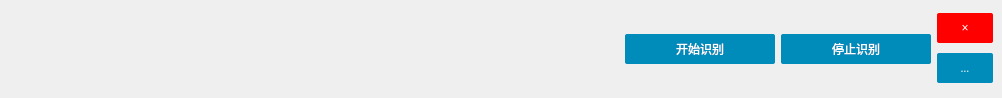
<?xml version="1.0" encoding="UTF-8"?>
<ui version="4.0">
 <class>MainWindow</class>
 <widget class="QMainWindow" name="MainWindow">
  <property name="geometry">
   <rect>
    <x>0</x>
    <y>0</y>
    <width>1002</width>
    <height>98</height>
   </rect>
  </property>
  <property name="mouseTracking">
   <bool>false</bool>
  </property>
  <property name="windowTitle">
   <string>MainWindow</string>
  </property>
  <property name="styleSheet">
   <string notr="true">QMainWindow{
	border-radius:20px;
}

QLabel{
	font-family: &quot;Microsoft YaHei&quot;;
	font:14px;
	text-align:center;
}

QCheckBox{
	font-family: &quot;Microsoft YaHei&quot;;
	font:14px;
	text-align:center;
}

QPushButton{
	border: none;
	display: inline-block;
	outline: 0;
	padding: 8px 18px;
	vertical-align: middle;
	overflow: hidden;
	text-decoration: none;
	color: #fff;
	background-color: #008CBA;
	text-align: center;
	transition: .2s ease-out;
	cursor: pointer;
	white-space: nowrap;
	box-shadow: 0px 2px 6px rgba(0,0,0,0.12), 0px 1px 2px rgba(0,0,0,0.24);
	font-family: '微软雅黑';
	border-radius: 2px;
}

QPushButton:hover{
	border: none;
	display: inline-block;
	outline: 0;
	padding: 8px 18px;
	vertical-align: middle;
	overflow: hidden;
	text-decoration: none;
	color: #fff;
	background-color: #0080B0;
	text-align: center;
	transition: .2s ease-out;
	cursor: pointer;
	white-space: nowrap;
	box-shadow: 0px 2px 6px rgba(0,0,0,0.12), 0px 1px 2px rgba(0,0,0,0.24);
	font-family: '微软雅黑';
	border-radius: 2px;
}

QPushButton:press{
	border: none;
	display: inline-block;
	outline: 0;
	padding: 8px 18px;
	vertical-align: middle;
	overflow: hidden;
	text-decoration: none;
	color: #fff;
	background-color: #0060A0;
	text-align: center;
	transition: .2s ease-out;
	cursor: pointer;
	white-space: nowrap;
	box-shadow: 0px 2px 6px rgba(0,0,0,0.12), 0px 1px 2px rgba(0,0,0,0.24);
	font-family: '微软雅黑';
	border-radius: 2px;
}

QToolButton{
	border: none;
	display: inline-block;
	outline: 0;
	padding: 8px 18px;
	vertical-align: middle;
	overflow: hidden;
	text-decoration: none;
	color: #fff;
	background-color: #008CBA;
	text-align: center;
	transition: .2s ease-out;
	cursor: pointer;
	white-space: nowrap;
	box-shadow: 0px 2px 6px rgba(0,0,0,0.12), 0px 1px 2px rgba(0,0,0,0.24);
	font-family: '微软雅黑';
	border-radius: 2px;
}

QToolButton:hover{
	border: none;
	display: inline-block;
	outline: 0;
	padding: 8px 18px;
	vertical-align: middle;
	overflow: hidden;
	text-decoration: none;
	color: #fff;
	background-color: #0080B0;
	text-align: center;
	transition: .2s ease-out;
	cursor: pointer;
	white-space: nowrap;
	box-shadow: 0px 2px 6px rgba(0,0,0,0.12), 0px 1px 2px rgba(0,0,0,0.24);
	font-family: '微软雅黑';
	border-radius: 2px;
}

QToolButton:press{
	border: none;
	display: inline-block;
	outline: 0;
	padding: 8px 18px;
	vertical-align: middle;
	overflow: hidden;
	text-decoration: none;
	color: #fff;
	background-color: #0060A0;
	text-align: center;
	transition: .2s ease-out;
	cursor: pointer;
	white-space: nowrap;
	box-shadow: 0px 2px 6px rgba(0,0,0,0.12), 0px 1px 2px rgba(0,0,0,0.24);
	font-family: '微软雅黑';
	border-radius: 2px;
}</string>
  </property>
  <property name="dockOptions">
   <set>QMainWindow::AllowTabbedDocks|QMainWindow::AnimatedDocks|QMainWindow::VerticalTabs</set>
  </property>
  <property name="unifiedTitleAndToolBarOnMac">
   <bool>false</bool>
  </property>
  <widget class="QWidget" name="centralwidget">
   <property name="styleSheet">
    <string notr="true"/>
   </property>
   <layout class="QHBoxLayout" name="horizontalLayout">
    <item>
     <spacer name="horizontalSpacer">
      <property name="orientation">
       <enum>Qt::Horizontal</enum>
      </property>
      <property name="sizeHint" stdset="0">
       <size>
        <width>33</width>
        <height>20</height>
       </size>
      </property>
     </spacer>
    </item>
    <item>
     <widget class="QLabel" name="label">
      <property name="minimumSize">
       <size>
        <width>600</width>
        <height>0</height>
       </size>
      </property>
      <property name="font">
       <font>
        <family>Microsoft YaHei</family>
        <pointsize>-1</pointsize>
        <weight>50</weight>
        <italic>false</italic>
        <bold>false</bold>
       </font>
      </property>
      <property name="styleSheet">
       <string notr="true">QLabel{
	font: 20px;
	color:white;
}</string>
      </property>
      <property name="text">
       <string/>
      </property>
      <property name="textFormat">
       <enum>Qt::RichText</enum>
      </property>
      <property name="alignment">
       <set>Qt::AlignCenter</set>
      </property>
     </widget>
    </item>
    <item>
     <layout class="QHBoxLayout" name="horizontalLayout_2">
      <item>
       <widget class="QPushButton" name="pushButton">
        <property name="minimumSize">
         <size>
          <width>150</width>
          <height>30</height>
         </size>
        </property>
        <property name="maximumSize">
         <size>
          <width>150</width>
          <height>30</height>
         </size>
        </property>
        <property name="sizeIncrement">
         <size>
          <width>150</width>
          <height>50</height>
         </size>
        </property>
        <property name="styleSheet">
         <string notr="true"/>
        </property>
        <property name="text">
         <string>开始识别</string>
        </property>
       </widget>
      </item>
      <item>
       <widget class="QPushButton" name="stopRecBtn">
        <property name="minimumSize">
         <size>
          <width>150</width>
          <height>30</height>
         </size>
        </property>
        <property name="maximumSize">
         <size>
          <width>150</width>
          <height>30</height>
         </size>
        </property>
        <property name="styleSheet">
         <string notr="true"/>
        </property>
        <property name="text">
         <string>停止识别</string>
        </property>
       </widget>
      </item>
      <item>
       <layout class="QVBoxLayout" name="verticalLayout">
        <item>
         <widget class="QPushButton" name="del">
          <property name="minimumSize">
           <size>
            <width>56</width>
            <height>30</height>
           </size>
          </property>
          <property name="maximumSize">
           <size>
            <width>56</width>
            <height>30</height>
           </size>
          </property>
          <property name="sizeIncrement">
           <size>
            <width>56</width>
            <height>20</height>
           </size>
          </property>
          <property name="styleSheet">
           <string notr="true">background-color:red;</string>
          </property>
          <property name="text">
           <string>×</string>
          </property>
         </widget>
        </item>
        <item>
         <widget class="QToolButton" name="toolButton_SetUp">
          <property name="enabled">
           <bool>true</bool>
          </property>
          <property name="minimumSize">
           <size>
            <width>56</width>
            <height>30</height>
           </size>
          </property>
          <property name="maximumSize">
           <size>
            <width>56</width>
            <height>30</height>
           </size>
          </property>
          <property name="font">
           <font>
            <family>微软雅黑</family>
            <pointsize>8</pointsize>
            <underline>false</underline>
            <strikeout>false</strikeout>
           </font>
          </property>
          <property name="text">
           <string>更多</string>
          </property>
          <property name="iconSize">
           <size>
            <width>15</width>
            <height>40</height>
           </size>
          </property>
         </widget>
        </item>
       </layout>
      </item>
     </layout>
    </item>
   </layout>
  </widget>
 </widget>
 <resources/>
 <connections/>
</ui>
